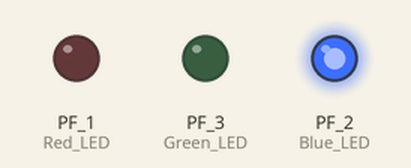
Simulated run of this sketch. Board: TI Tiva C LaunchPad. On the bench: output pins drawn as LEDs (lit = HIGH).

Above: at 0.5 s.
At 1.5 s:
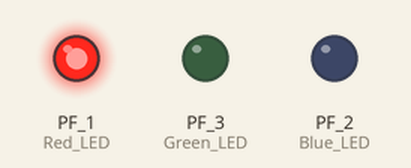
At 2.5 s:
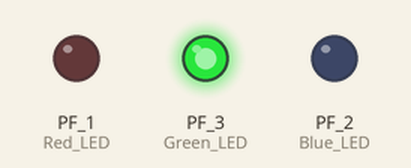
At 3.5 s:
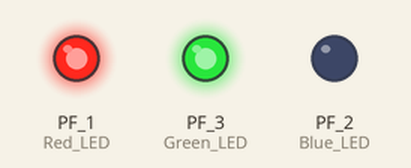
At 4.5 s:
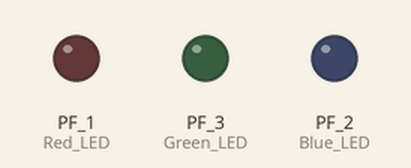
Timing chart, 0 to 6.5 s (numbered marks = the images above):
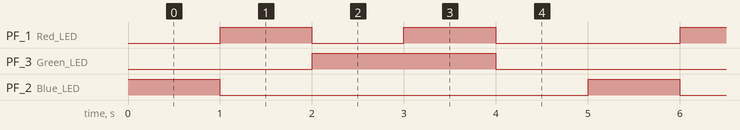

The sketch:

Task2.ino
```cpp
#define Red_LED PF_1
#define Blue_LED PF_2
#define Green_LED PF_3

void setup() {
  // put your setup code here, to run once:
  pinMode(Red_LED, OUTPUT);
  pinMode(Green_LED, OUTPUT);
  pinMode(Blue_LED, OUTPUT);
}

void loop() {
  // put your main code here, to run repeatedly:
  digitalWrite(Blue_LED, HIGH);
  digitalWrite(Red_LED, LOW);
  digitalWrite(Green_LED, LOW);
  delay(1000);
  digitalWrite(Blue_LED, LOW);
  digitalWrite(Red_LED, HIGH);
  digitalWrite(Green_LED, LOW);
  delay(1000);
  digitalWrite(Blue_LED, LOW);
  digitalWrite(Red_LED, LOW);
  digitalWrite(Green_LED, HIGH);
  delay(1000);
  digitalWrite(Blue_LED, LOW);
  digitalWrite(Red_LED, HIGH);
  digitalWrite(Green_LED, HIGH);
  delay(1000);
  digitalWrite(Blue_LED, LOW);
  digitalWrite(Red_LED, LOW);
  digitalWrite(Green_LED, LOW);
  delay(1000);

}
```

Measured:
- by itself, PF_1 (Red_LED): repeats every 5.0 s: LOW 1.0 s, HIGH 1.0 s, LOW 2.0 s, HIGH 1.0 s
- by itself, PF_3 (Green_LED): alternates HIGH for 2.0 s and LOW for 3.0 s
- by itself, PF_2 (Blue_LED): alternates HIGH for 1.0 s and LOW for 4.0 s
